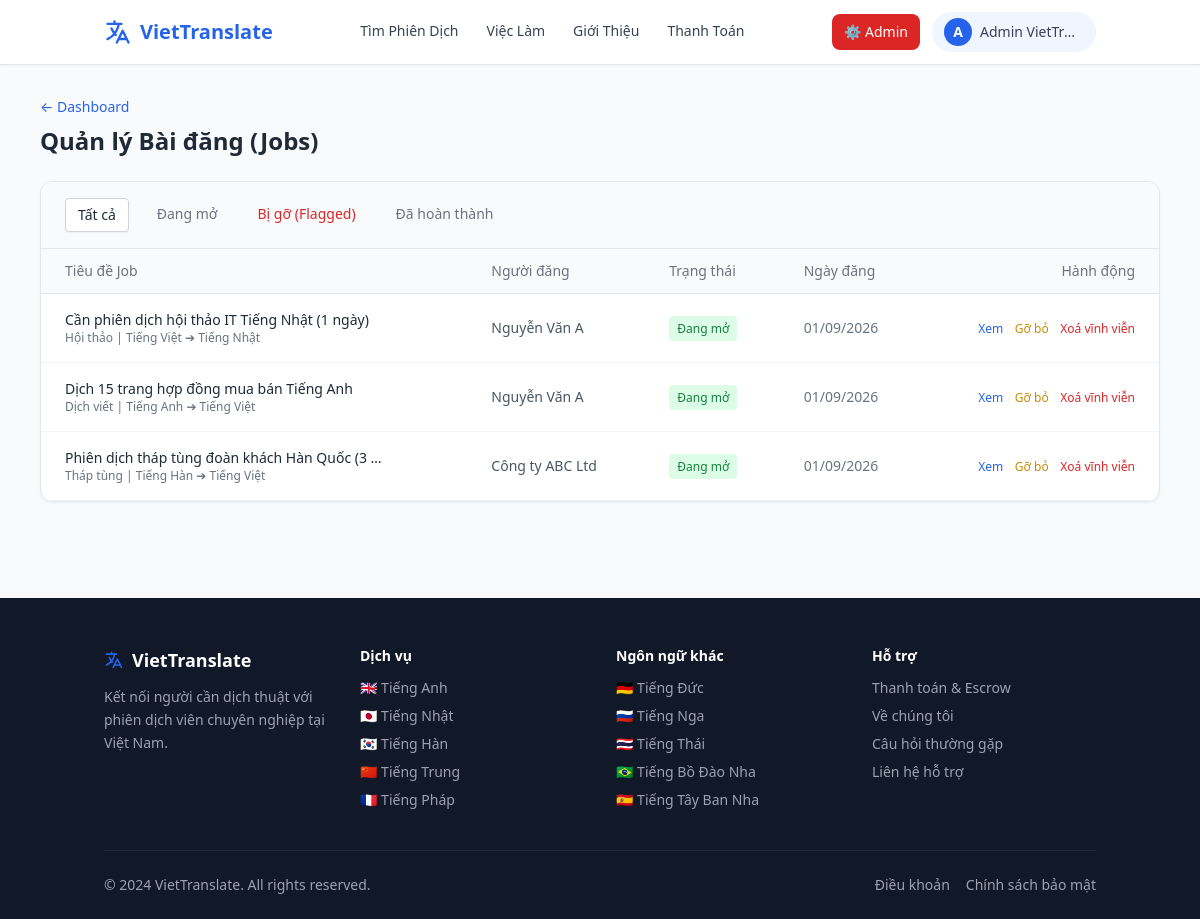
/admin/jobs (signed in), run on an earlier commit of the app's database.
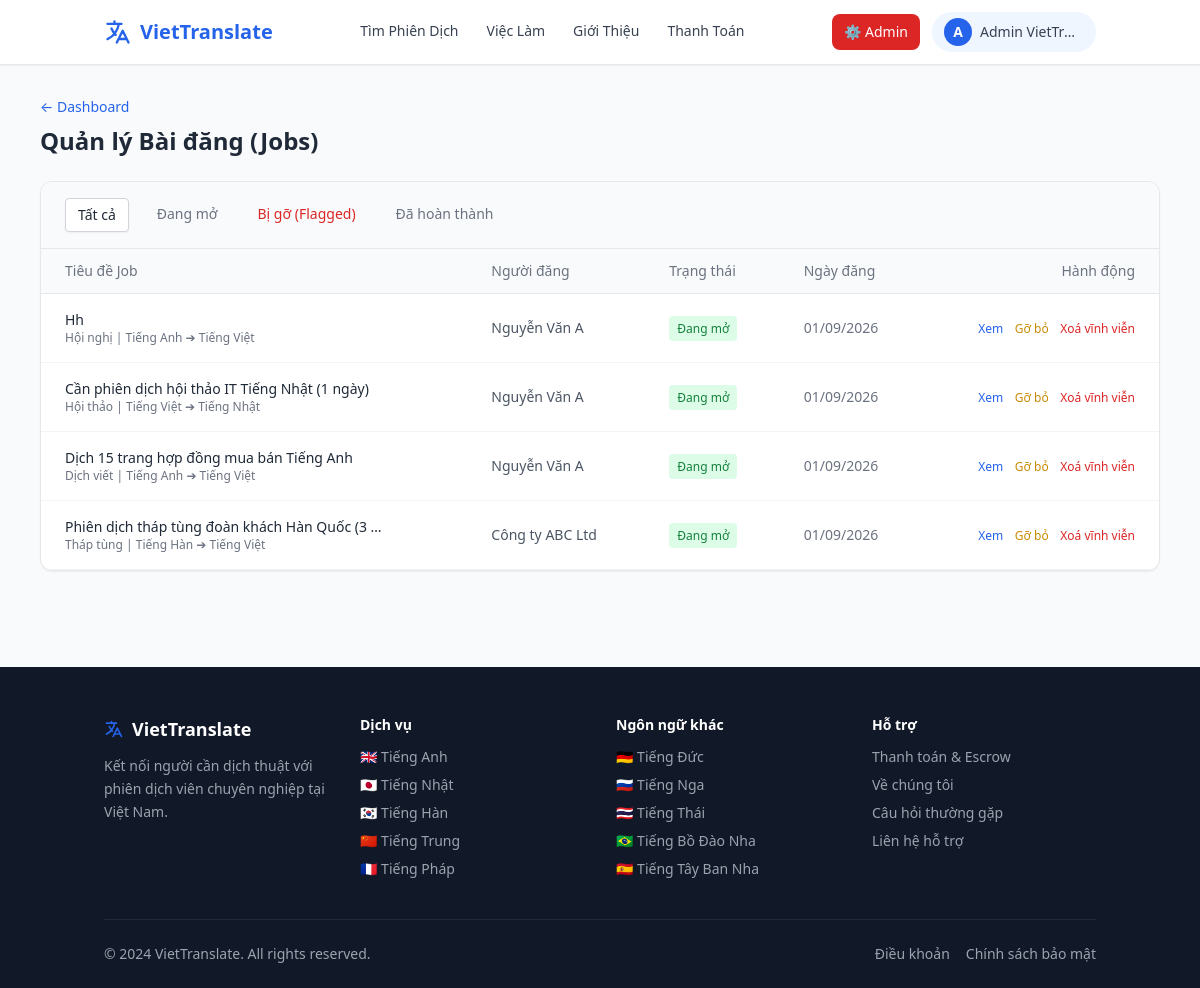
And on a later commit of the database.
### models.py (models this page shows)
class Job(db.Model):
    id = db.Column(db.Integer, primary_key=True)
    hirer_id = db.Column(db.Integer, db.ForeignKey('user.id'), nullable=False)
    title = db.Column(db.String(200), nullable=False)
    description = db.Column(db.Text, nullable=False)
    category = db.Column(db.String(100))
    source_lang = db.Column(db.String(50))
    target_lang = db.Column(db.String(50))
    budget_type = db.Column(db.String(20))
    budget_min = db.Column(db.Integer)
    budget_max = db.Column(db.Integer)
    event_date = db.Column(db.String(100))          # Ngày diễn ra sự kiện / cần dịch
    event_time_start = db.Column(db.String(10))  # Giờ bắt đầu VD: "08:00"
    event_time_end = db.Column(db.String(10))    # Giờ kết thúc VD: "17:00"
    event_location = db.Column(db.String(200))   # Địa điểm hoặc "Online"
    deadline = db.Column(db.Date)            # Hạn nộp hồ sơ đề xuất
    status = db.Column(db.String(20), default='open')
    is_flagged = db.Column(db.Boolean, default=False)  # Admin flag
    created_at = db.Column(db.DateTime, default=datetime.utcnow)
    proposals = db.relationship('Proposal', backref='job', lazy=True)
    contract = db.relationship('Contract', backref='job', uselist=False)

class User(db.Model):
    id = db.Column(db.Integer, primary_key=True)
    name = db.Column(db.String(100), nullable=False)
    email = db.Column(db.String(120), unique=True, nullable=False)
    password_hash = db.Column(db.String(256), nullable=False)
    phone = db.Column(db.String(20))
    role = db.Column(db.String(20), nullable=False)  # 'hirer', 'translator', 'admin'
    is_admin = db.Column(db.Boolean, default=False)
    is_active = db.Column(db.Boolean, default=True)
    created_at = db.Column(db.DateTime, default=datetime.utcnow)
    profile = db.relationship('TranslatorProfile', backref='user', uselist=False)
    jobs_posted = db.relationship('Job', backref='hirer', lazy=True)
    proposals = db.relationship('Proposal', backref='translator', lazy=True)
    messages_sent = db.relationship('Message', foreign_keys='Message.sender_id', backref='sender', lazy=True)
    direct_messages_sent = db.relationship('DirectMessage', foreign_keys='DirectMessage.sender_id', backref='sender', lazy=True)

### app.py (the view)
@app.route('/admin/jobs')
@admin_required
def admin_jobs():
    status_filter = request.args.get('status', 'all')
    query = Job.query
    if status_filter == 'flagged':
        query = query.filter_by(is_flagged=True)
    elif status_filter == 'open':
        query = query.filter_by(status='open', is_flagged=False)
    elif status_filter == 'completed':
        query = query.filter_by(status='completed')
    jobs = query.order_by(Job.created_at.desc()).all()
    return render_template('admin_jobs.html', jobs=jobs, status_filter=status_filter)

### app.py (called while the page is built)
def admin_required(f):
    @wraps(f)
    def decorated(*args, **kwargs):
        if 'user_id' not in session:
            return redirect(url_for('login'))
        user = User.query.get(session['user_id'])
        if not user or not user.is_admin:
            flash('Bạn không có quyền truy cập trang này.', 'error')
            return redirect(url_for('index'))
        return f(*args, **kwargs)
    return decorated

@app.context_processor
def inject_globals():
    user = None
    if 'user_id' in session:
        user = User.query.get(session['user_id'])
    return dict(current_user=user, LANGUAGES=LANGUAGES)

### templates/admin_jobs.html (shortened to what the changed rows need)
{% extends "base.html" %}
{% block content %}
<div class="bg-gray-50 flex-grow py-8">
    <div class="container mx-auto px-4 max-w-6xl">
        <div class="mb-6">
            <h1 class="text-2xl font-bold text-gray-800">Quản lý Bài đăng (Jobs)</h1>
        </div>
        <div class="bg-white rounded-xl shadow-sm border border-gray-200 overflow-hidden">
            <div class="overflow-x-auto">
                <table class="w-full text-left border-collapse">
                    <thead>
                        <tr class="bg-gray-50 border-b border-gray-200 text-sm text-gray-500">
                            <th class="px-6 py-3 font-medium">Tiêu đề Job</th>
                            <th class="px-6 py-3 font-medium">Người đăng</th>
                            <th class="px-6 py-3 font-medium">Trạng thái</th>
                            <th class="px-6 py-3 font-medium">Ngày đăng</th>
                            <th class="px-6 py-3 font-medium text-right">Hành động</th>
                        </tr>
                    </thead>
                    <tbody class="text-sm">
                        {% for job in jobs %}
                        <tr class="border-b border-gray-100 hover:bg-gray-50 {% if job.is_flagged %}bg-red-50/30{% endif %}">
                            <td class="px-6 py-4">
                                <div class="font-medium text-gray-800 max-w-xs truncate" title="{{ job.title }}">{{ job.title }}</div>
                                <div class="text-xs text-gray-500">{{ job.category }} | {{ job.source_lang }} ➔ {{ job.target_lang }}</div>
                            </td>
                            <td class="px-6 py-4 text-gray-600">{{ job.hirer.name }}</td>
                            <td class="px-6 py-4">
                                {% if job.is_flagged %}
                                <span class="px-2 py-1 bg-red-100 text-red-700 rounded text-xs font-medium">Bị gỡ</span>
                                {% elif job.status == 'open' %}
                                <span class="px-2 py-1 bg-green-100 text-green-700 rounded text-xs font-medium">Đang mở</span>
                                {% elif job.status == 'contracted' %}
                                <span class="px-2 py-1 bg-blue-100 text-blue-700 rounded text-xs font-medium">Đã ký HĐ</span>
                                {% elif job.status == 'completed' %}
                                <span class="px-2 py-1 bg-gray-100 text-gray-600 rounded text-xs font-medium">Hoàn thành</span>
                                {% endif %}
                            </td>
                            <td class="px-6 py-4 text-gray-500">{{ job.created_at.strftime('%d/%m/%Y') }}</td>
                            <td class="px-6 py-4 text-right space-x-2">
                                <a href="{{ url_for('job_detail', job_id=job.id) }}" target="_blank" class="text-blue-600 hover:underline text-xs">Xem</a>
                                <form method="POST" action="{{ url_for('admin_flag_job', job_id=job.id) }}" class="inline">
                                    {% if job.is_flagged %}
                                    <button type="submit" class="text-green-600 hover:underline text-xs">Khôi phục</button>
                                    {% else %}
                                    <button type="submit" class="text-yellow-600 hover:underline text-xs" onclick="return confirm('Gỡ bỏ bài đăng này khỏi danh sách công khai?');">Gỡ bỏ</button>
                                    {% endif %}
                                </form>
                                <form method="POST" action="{{ url_for('admin_delete_job', job_id=job.id) }}" class="inline">
                                    <button type="submit" class="text-red-600 hover:underline text-xs" onclick="return confirm('CẢNH BÁO: Xoá vĩnh viễn bài đăng này khỏi cơ sở dữ liệu?');">Xoá vĩnh viễn</button>
                                </form>
                            </td>
                        </tr>
                        {% else %}
                        <tr>
                            <td colspan="5" class="px-6 py-8 text-center text-gray-500">Không có dữ liệu bài đăng.</td>
                        </tr>
                        {% endfor %}
                    </tbody>
                </table>
            </div>
        </div>
    </div>
</div>
{% endblock %}

### templates/base.html (shortened to what the changed rows need)
<!DOCTYPE html>
<html lang="vi">
<head>
    <script src="https://cdn.tailwindcss.com"></script>
</head>
<body class="bg-gray-50 flex flex-col min-h-screen text-gray-800">
<main class="flex-grow">{% block content %}{% endblock %}</main>
<footer class="bg-gray-900 text-gray-400 pt-12 pb-6 mt-16">
    <div class="container mx-auto px-4">
        <div class="grid grid-cols-2 md:grid-cols-4 gap-8 mb-10">
            <div>
                <ul class="space-y-2 text-sm">
                    {% for lang, flag, cert in LANGUAGES[:5] %}
                    <li><a href="{{ url_for('translator_list', lang=lang) }}" class="hover:text-white transition">{{ flag }} {{ lang }}</a></li>
                    {% endfor %}
                </ul>
            </div>
            <div>
                <ul class="space-y-2 text-sm">
                    {% for lang, flag, cert in LANGUAGES[5:] %}
                    <li><a href="{{ url_for('translator_list', lang=lang) }}" class="hover:text-white transition">{{ flag }} {{ lang }}</a></li>
                    {% endfor %}
                </ul>
            </div>
        </div>
    </div>
</footer>
</body>
</html>

What changed in the data, as far as the page shows it:
added Job: title "Hh", category "Hội nghị", source_lang "Tiếng Anh", target_lang "Tiếng Việt", hirer.name "Nguyễn Văn A", is_flagged "Đang mở", created_at "01/09/2026"
